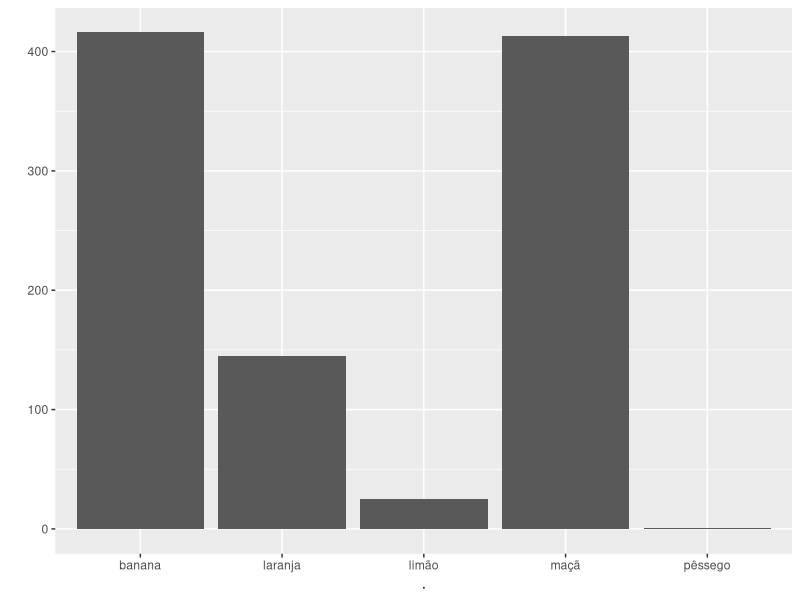
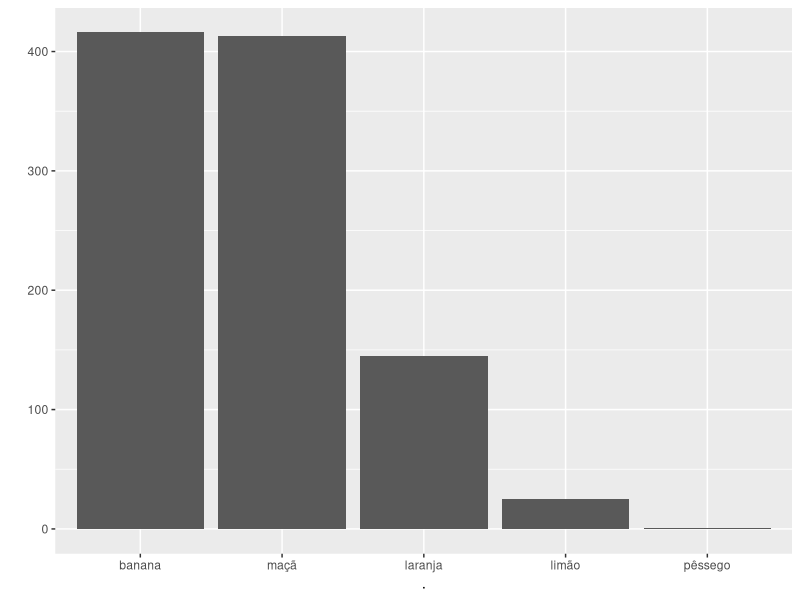
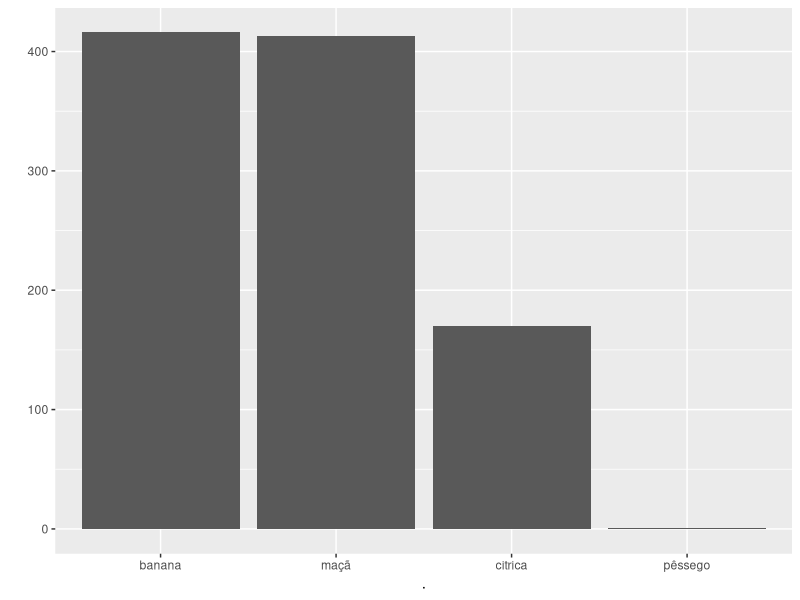
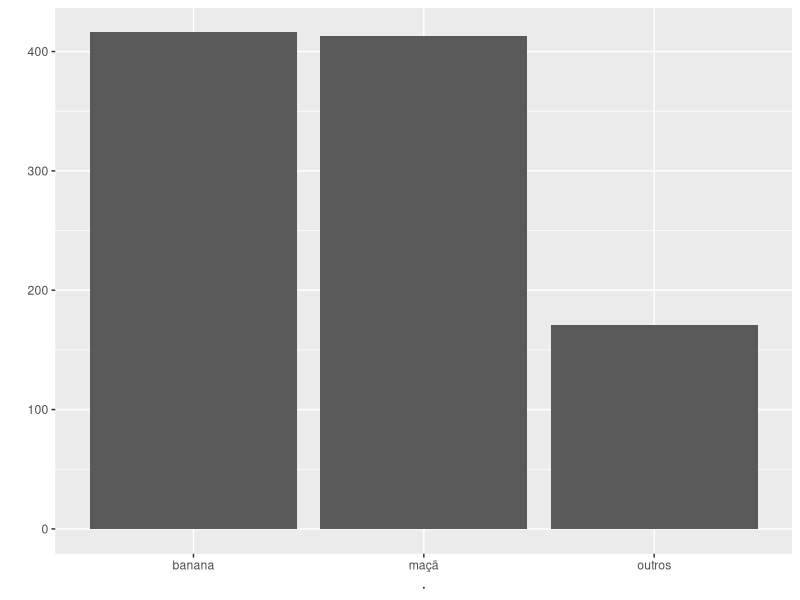
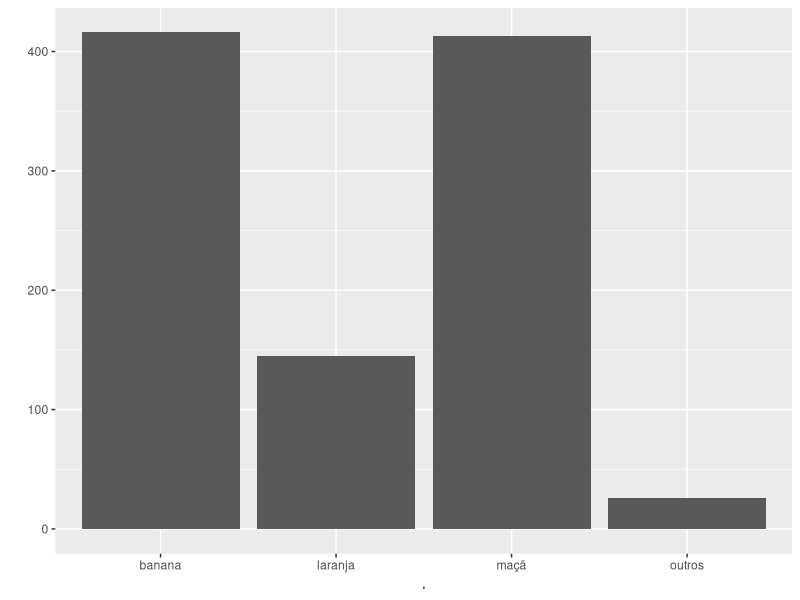
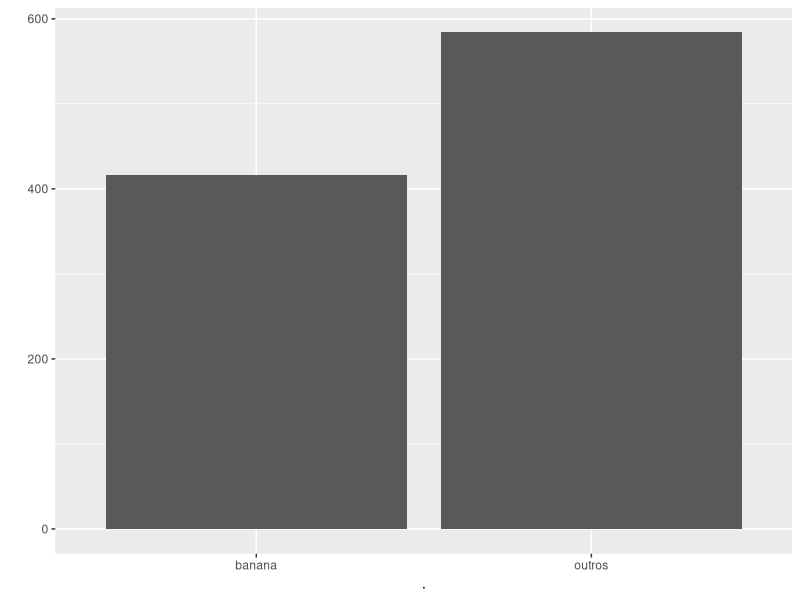

R code for these plots, in order: (Note: this script raises an error after producing the figures.)
## ---- chunk 1
round(5.634)
## ---- chunk 2
dado <- 1:6
round(mean(dado))
## ---- chunk 3
soma <- function(x, y = 0) {
  resposta <- x + y
  f <- function() { "alo" }
  return(f)
}
## ---- chunk 4
soma(2, 1) # soma de 2 + 1
soma(2)    # soma de 2 + 0
## ---- chunk 5
library(magrittr)
## ---- chunk 6
f <- function(x, y) x + y
x <- 1
y <- 2
## ---- chunk 7
f(x, y)
x %>% f(y)
## ---- chunk 8
x <- c(1, 2, 3, 4)
x %>% sum() %>% sqrt()
## ---- chunk 9
sqrt(sum(x))
## ---- chunk 10
library(stringr)
## ---- chunk 11
s <- c("olá mundo", "olá universo")
str_length(s)
length(s)
## ---- chunk 12
s <- '\nessa      string é muito suja       \n'
str_trim(s)
## ---- chunk 13
s <- c("01-Feminino", "02-Masculino", "03-Indefinido")
## ---- chunk 14
s %>% str_sub(start = 4) # pegar do quarto até o último caractere
## ---- chunk 15
s %>% str_sub(end = 2) # pegar apenas os dois primeiros caracteres
## ---- chunk 16
s <- c("Feminino-01", "Masculino-02", "Indefinido-03")
s %>% str_sub(end = -4)
s %>% str_sub(start = -2)
## ---- chunk 17
s <- c("__SP__", "__MG__", "__RJ__")
str_sub(s, 3, 4)
## ---- chunk 18
s <- "Olá, tudo bem?"
str_to_lower(s)
str_to_upper(s)
str_to_title(s)
## ---- chunk 19
str_view("sao paulo", pattern = "paulo$")
str_view("sao paulo sp", pattern = "paulo$")
## ---- chunk 20
testes <- c('ban', 'banana', 'abandonado', 
            'pranab anderson', 'BANANA', 'ele levou ban')
## ---- chunk 21
# reconhece tudo que tenha "ban", mas não ignora case
str_view(testes, 'ban')

# reconhece tudo que tenha "BAN", mas não ignora case
str_view(testes, 'BAN')

# reconhece tudo que tenha "ban", ignorando case
str_view(testes, regex('ban', ignore_case = TRUE))

# reconhece apenas o que termina exatamente em "ban"
str_view(testes, 'ban$')

# reconhece apenas o que começa exatamente com "ban"
str_view(testes, '^ban')

# reconhece tudo que tenha "ban", com ou sem espaço entre o "b" e o "a"
str_view(testes, 'b ?an')
## ---- chunk 22
s <- c('hey', 'heyy', 'a eyyy', 'e', 'y', 'yy')
s %>% str_view('ey+')
## ---- chunk 23
s <- c('hey', 'heyy', 'a eyyy', 'e', 'y', 'yy')
s %>% str_view('ey*')
## ---- chunk 24
s <- c('hey', 'heyy', 'a eyyy', 'e', 'y', 'yy')
s %>% str_view('ey{3}')
## ---- chunk 25
s <- c('hey', 'heyy', 'a eyyy', 'e', 'y', 'yy')
s %>% str_view('ey{1,3}')
## ---- chunk 26
s <- 'ey ey'
s %>% str_view('(ey)+')
s %>% str_view('(ey )+')
s %>% str_view('(ey ?)+')
## ---- chunk 27
s <- 'minha casa é colorida'
s %>% str_view('[A-Za-z ]+')
## ---- chunk 28
library(stringr)
str_detect("sao paulo", pattern = "paulo$")
str_detect("sao paulo sp", pattern = "paulo$")
## ---- chunk 29
frutas <- c("uma maçã", "duas pêras", "três bananas")
str_replace(frutas, "[aeiou]", "-")     # substitui a primeira vogal de cada string por "-"
str_replace_all(frutas, "[aeiou]", "-") # substitui todas as vogais por "-"

yyyy <- "yyyyy yyyyy ll zz"
str_replace(yyyy, 'y+', 'x')     # substitui o primeiro 1 ou mais y's por x
str_replace_all(yyyy, 'y+', 'x') # substitui todos os 1 ou mais y por somente 1 x
str_replace_all(yyyy, 'y', 'x')  # substitui y por x

str_replace_all('string     com    muitos espaços', ' +', ' ') # tirar espaços extras
## ---- chunk 30
r_core_group <- c(
  'Douglas Bates', 'John Chambers', 'Peter Dalgaard',
  'Robert Gentleman', 'Kurt Hornik', 'Ross Ihaka', 'Tomas Kalibera',
  'Michael Lawrence', 'Friedrich Leisch', 'Uwe Ligges', '...'
)
sobrenomes <- str_extract(r_core_group, '[:alpha:]+$')
sobrenomes
## ---- chunk 31
# Exemplo de pergunta SOPt: http://pt.stackoverflow.com/q/150024/6036

presidentes <- c("da Fonseca, DeodoroDeodoro da Fonseca",
                 "Peixoto, FlorianoFloriano Peixoto", 
                 "de Morais, PrudentePrudente de Morais", 
                 "Sales, CamposCampos Sales")

nomes_presidentes <- str_match(presidentes, '(.*), ([a-zA-Z]{1,})[A-Z]{1}')
nomes_presidentes

str_c(nomes_presidentes[,3], nomes_presidentes[,2], sep = ' ')
## ---- chunk 32
string <- 'Durante um longo período de tempo o "R" foi escrito "P" como no alfabeto cirílico. O seu nome no alfabeto fenício era "rech". Seu significado era o de uma cabeça, representada pela adaptação do hieróglifo egípcio de uma cabeça. Transformou-se no "rô" dos gregos. Os romanos modificaram o rô acrescentando um pequeno traço para diferenciá-lo do no nosso P.'

str_split(string, fixed('.'))
## ---- chunk 33
str_split_fixed(string, fixed('.'), 3)
## ---- chunk 34
frases <- c('a roupa do rei', 'de roma', 'o rato roeu')
str_subset(frases, 'd[eo]')
## ---- chunk 35
frases[str_detect(frases, "d[eo]")]
## ---- chunk 36
s <- '/ac/rio-branco/xpto-xyz-1-0-1fds2396-5'
## ---- chunk 37
library(lubridate)
## ---- chunk 38
d1 <- '04/15/06'
dym(d1)
## ---- chunk 39
d2 <- '2015-01-02'
ymd(d2)
## ---- chunk 40
d3 <- '07022016 10:11:47'
mdy_hms(d3)
## ---- chunk 41
d2 %>% ymd() %>% class()
d3 %>% mdy_hms() %>% class()
## ---- chunk 42
ymd('2015-01-01') + months(0:11)
## ---- chunk 43
x <- factor(c('a', 'b', 'c'))
x
typeof(x)
## ---- chunk 44
x <- factor(c('6', '5', '4'))
as.numeric(x)
## ---- chunk 45
library(forcats)
## ---- chunk 46
set.seed(123)
labs <- c('banana', 'maçã', 'laranja', 'limão', 'pêssego')[rbinom(1000, 4, .2) + 1]
labs %>% ggplot2::qplot()
## ---- chunk 47
labs %>% fct_infreq() %>% ggplot2::qplot()
## ---- chunk 48
labs %>% 
  fct_collapse(cítrica = c('laranja', 'limão')) %>% 
  fct_infreq() %>% 
  ggplot2::qplot()
## ---- chunk 49
labs %>% fct_count()

# agrupa todas desde que "outro" continue a menor categoria
labs %>% fct_lump(other_level = 'outros') %>% ggplot2::qplot()

# 10% menores
labs %>% fct_lump(prop = .10, other_level = 'outros') %>% ggplot2::qplot() 

# mantém os n maiores
labs %>% fct_lump(n = 1, other_level = 'outros') %>% ggplot2::qplot()
## ---- chunk 50
m2 <- matrix(1:7, nrow = 2, ncol = 7)
m2
dim(m2) # funçăo dim() retorna a dimensăo do objeto.
## ---- chunk 51
x <- list(1:5, "Z", TRUE, c("a", "b"))
x
## ---- chunk 52
pedido <- list(pedido_id = 8001406,
               pedido_registro = as.Date("2016-12-12"),
               nome = "Athos", 
               sobrenome = "Petri Damiani", 
               cpf = "12345678900", 
               email = "athos.damiani@gmail.com", 
               qualidades = c("incrível", "impressionante"),
               itens = list(
                 list(descricao = "Ferrari", 
                      frete = 0, 
                      valor = 500000),
                 list(descricao = "Dolly", 
                      frete = 1.5, 
                      valor = 3.90)
               ), 
               endereco = list(entrega = list(logradouro = "Rua da Glória", 
                                              numero = "123",
                                              complemento = "apto 71"),
                               cobranca = list(logradouro = "Rua Jose de Oliveira Coutinho",
                                               numero = "151",
                                               complemento = "5o andar")
               )
)
## ---- chunk 53
minha_lista <- list(x = c(1, 2, 3), y = c("a", "b"))
as.data.frame(minha_lista)
## ---- chunk 54
minha_lista <- list(x = c(1, 2, 3), y = c("a", "b", "c"))
as.data.frame(minha_lista)
## ---- chunk 55
head(iris)  
str(iris)
## ---- chunk 56
library(purrr)
## ---- chunk 57
v <- list(c(1, 2), c(3, 4), c(5, 6))
v %>% map(sum)
## ---- chunk 58
v %>% map(function(x) sum(x))
v %>% map(~sum(.x))
## ---- chunk 59
v1 <- list(c(1, 2), c(3, 4), c(5, 6))
v2 <- list(c(7, 8), c(9, 10), c(11, 12))

map2(v1, v2, sum)
map2(v1, v2, ~.x + .y)
## ---- chunk 60
v <- list(c(1, 2, 3), c(3, 4, 5))
v %>% map_chr(str_c, collapse = ' ')
## ---- chunk 61
v <- list(c(1, 2), c(3, 4), c(5, 6))
v %>% keep(~sum(.x) > 4)
v %>% discard(~sum(.x) > 4)
## ---- chunk 62
v <- list(c(1, 2), c(3, 4), c(5, 6))
v %>% modify_if(~sum(.x) > 4, sum)
v %>% modify_at(c(1, 3), ~sum(.x) > 4)
## ---- chunk 63
v <- c('a.txt', 'b.txt', 'c.txt')
v %>% walk(~cat(.x, file = .x))
## ---- chunk 64
v <- list(a = c(1, 2, 3), b = c(4, 5, 6))
cross_df(v)
## ---- chunk 65
v <- c(1:100)
v <- plyr::llply(identity, .progress = 'text')
